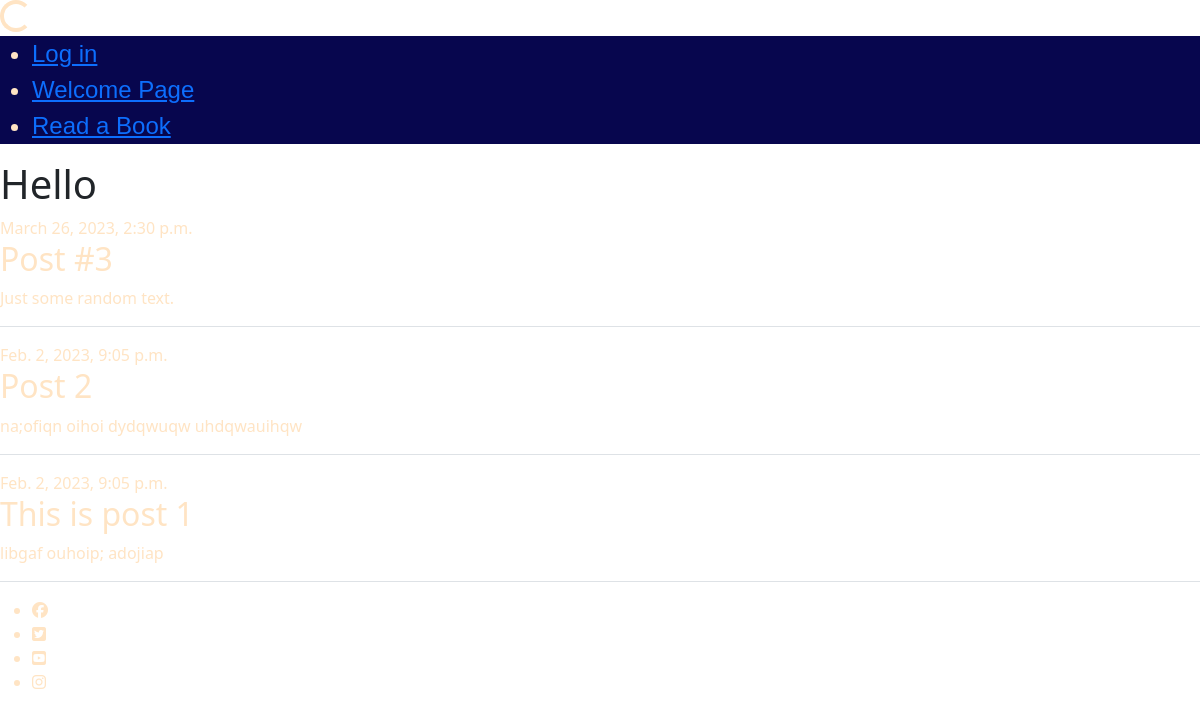
Screenshot of /blog/ with the database file from the repository.
### blog/models.py (models this page shows, shortened)
class Post(models.Model):
    author = models.ForeignKey(User, on_delete=models.DO_NOTHING)
    title = models.CharField(max_length=200)
    text = models.TextField()
    created_date = models.DateTimeField(default=timezone.now)
    published_date = models.DateTimeField(blank=True, null=True)
    cover = models.ImageField(null=True)

### blog/views.py (the view)
# urls.py: path('blog/', views.postlist, name='postlist'),
def postlist(request):
    queryset = Post.objects.filter(published_date__lte=timezone.now()).order_by('-published_date')
    return render(request, 'blog/postlist.html', {'posts': queryset})

### blog/templates/blog/postlist.html (shortened to what this page needs)
{% extends "blog/base.html" %}
{% block content %}
    <h1>Hello</h1>
    {% for post in posts %}
        <div class="post border-bottom mb-3">
            <div class="date">
                {{ post.published_date }}
            </div>
            <h2>{{ post.title }}</h2>
            <p>{{ post.text }}</p>
        </div>
    {% endfor %}
{% endblock %}

### blog/static/blog/css/style.css (style rules this page uses)
* { margin: 0; padding: 0; box-sizing: border-box; color: bisque; }
body { background-color: rgba(99, 7, 7, 0.57); font-family: 'Gentium Book Plus', serif; }

### rows the page displays
Post: published_date "March 26, 2023, 2:30 p.m.", title "Post #3", text "Just some random text."
Post: published_date "Feb. 2, 2023, 9:05 p.m.", title "Post 2", text "na;ofiqn oihoi dydqwuqw uhdqwauihqw"
Post: published_date "Feb. 2, 2023, 9:05 p.m.", title "This is post 1", text "libgaf ouhoip; adojiap"
